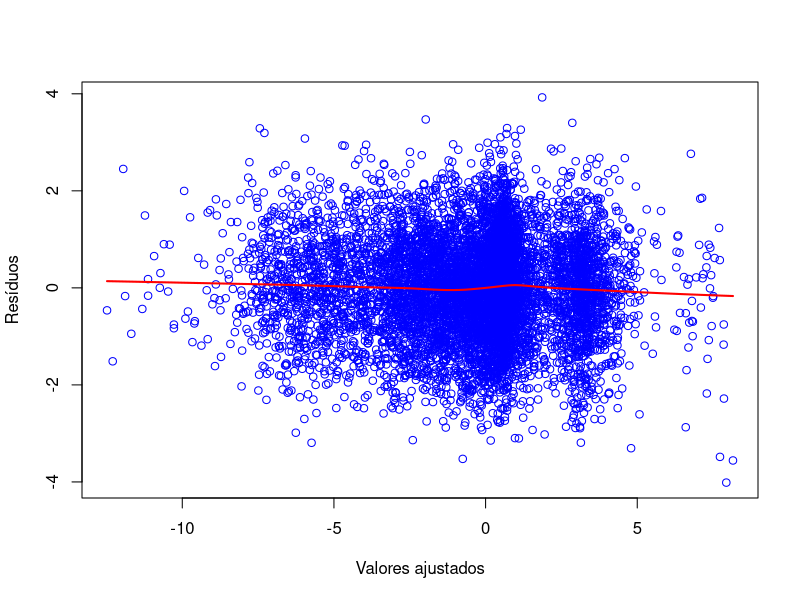
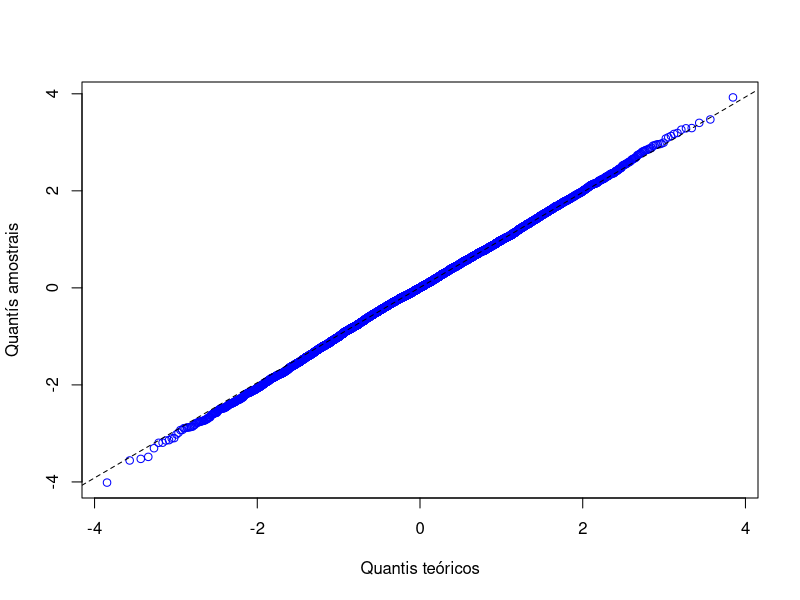

Recreate these plots in R, in order. (Note: this script raises an error after producing the figures.)
## ---- chunk 1
knitr::opts_chunk$set(echo = TRUE)

options(knitr.table.format = "latex")

TABLE_FONT_SIZE <- 10
SEED <- 111
library(kableExtra)
library(statmod)
## ---- chunk 2
tabela <- data.frame(Vendedor = c("Definido como churn", "Em atividade normal"),
                  Data_de_corte = c("Última atividade", "Realização da análise"))

names(tabela)[2] <- "Data de corte"

kable(tabela, booktabs = T, caption = "Definição da data de corte") %>%
  kable_styling(font_size = TABLE_FONT_SIZE)
## ---- chunk 3
tabela <- data.frame(Valor = c("0,5", "> 0,5", "< 0,5"),
                     Desempenho= c("Mantido", "Aumentado", "Reduzido"))

kable(tabela, booktabs = T, caption = "Interpretação das métricas de desempenho") %>%
  kable_styling(font_size = TABLE_FONT_SIZE)
## ---- chunk 4
df_train <- read.csv("../../Data/anonymous_train.csv")
df_test <- read.csv("../../Data/anonymous_test.csv")

set.seed(SEED)
full_model <- glm(factor(y) ~ x1 + x2 + x3 + x4 + x5 + x6 + x7 + x8 + x9 + x10 +
                    x11 + x12 + x13 + x14 + x15 + x16 + x17 + x18 + x19 + x20 + x21 + x22 +
                    x23 + x25 + x26 + x27 + x28 + x29 + x30 + x31 + x32 + x33 + x34,
                  data = df_train,
                  family = binomial())

step_model <- step(full_model, k = qchisq(0.05, df = 1, lower.tail = F), direction = "both")

# anova(step_model, full_model, test = "Chisq")
# qchisq(0.05, df = 14, lower.tail = F)
# 
# step_model_without_x13 <- update(step_model, ~ . -x13)
# anova(step_model_without_x13, step_model, test = "Chisq")
# qchisq(0.05, df = 1, lower.tail = F)
## ---- chunk 5
model <- step_model
q_residuals <- qres.binom(model)
predictions <- predict(model)
plot(q_residuals ~ predictions, col = 'blue', xlab = 'Valores ajustados', ylab = 'Resíduos')
lines(lowess(q_residuals ~ predictions), col = 'red', lwd = 2)
## ---- chunk 6
qqnorm(q_residuals, col = 'blue', xlab = 'Quantis teóricos', ylab = 'Quantís amostrais', main = "")
qqline(q_residuals, lty = 2)
## ---- chunk 7
# dicionario <- read.csv("../../Data/reference_names.csv")
# dicionario <- dicionario[c(-1,-3)]
# names(dicionario) <- c("Variável", "Descrição", "Medição")

# kable(dicionario, booktabs = T, caption = "Dicionário do conjunto de dados estruturado", table.env='table*') %>%
#   kable_styling(font_size = TABLE_FONT_SIZE) %>%
#   pack_rows("Resposta", 1,1) %>%
#   pack_rows("Métricas de desempenho", 2,12) %>%
#   pack_rows("Categóricas", 13, 23) %>%
#   pack_rows("Numéricas", 24, 35)
## ---- chunk 8
dicionario <- read.csv("../../Data/reference_names.csv")
dicionario <- dicionario[c(-1,-3)]
names(dicionario) <- c("Variável", "Descrição", "Medição")
covariaveis <- names(coef(step_model))
covariaveis <- covariaveis[covariaveis != "(Intercept)"]
covariaveis <- dicionario[dicionario$Variável %in% covariaveis, ]
row.names(covariaveis) <- 1:nrow(covariaveis)

covariaveis %>%
  kable(booktabs = T, caption = "Covariáveis utilizadas pelo modelo", table.env='table*') %>%
  kable_styling(font_size = TABLE_FONT_SIZE) %>%
  pack_rows("Métricas de desempenho", 1,7) %>%
  pack_rows("Qualitativas", 8, 13) %>%
  pack_rows("Quantitativas", 14, 19)
